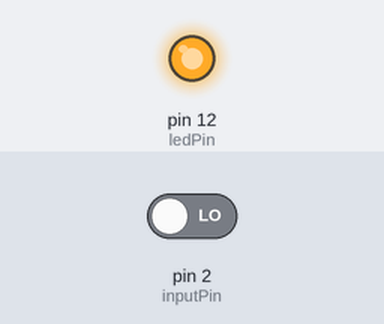
A sketch run on a simulated Arduino Uno, built with avr-gcc and run on an emulated ATmega328P. Parts: output pins drawn as LEDs (lit = HIGH). Inputs (shaded band) come from the test bench; at power-on: pin 2 (inputPin) LOW. Random numbers use the default seed unless the sketch sets one; what the sketch prints to the serial monitor is not drawn.

Above: at 0.1 s.
Timing chart, 0 to 1.6 s (numbered marks = the images above):
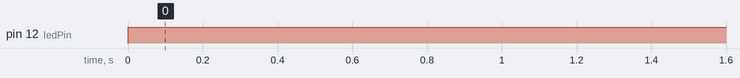

Measured:
- by itself, pin 12 (ledPin): LOW → HIGH at 0.00 s

The sketch:

pulsador_generadordenum.ino
```cpp
const int inputPin = 2;
const int ledPin = 12;
long randNumber;
int value = 0;

void setup() {
  Serial.begin(9600);
  pinMode(inputPin, INPUT);
  pinMode(ledPin, OUTPUT);
  randomSeed(analogRead(0));
}

void loop() {
  value = digitalRead(inputPin); //lectura digital de pin

  // Serial.Println(value);
  //mandar mensaje a puerto serie en funcion del valor leido
  if (value = 1) {
    Serial.println("Encendido numero generado es: ");
    randNumber = random(1,50);
    digitalWrite(ledPin, HIGH);
    Serial.println(randNumber);
  }
  else {
    digitalWrite(ledPin, LOW);
  }
  delay(100);
}
```
